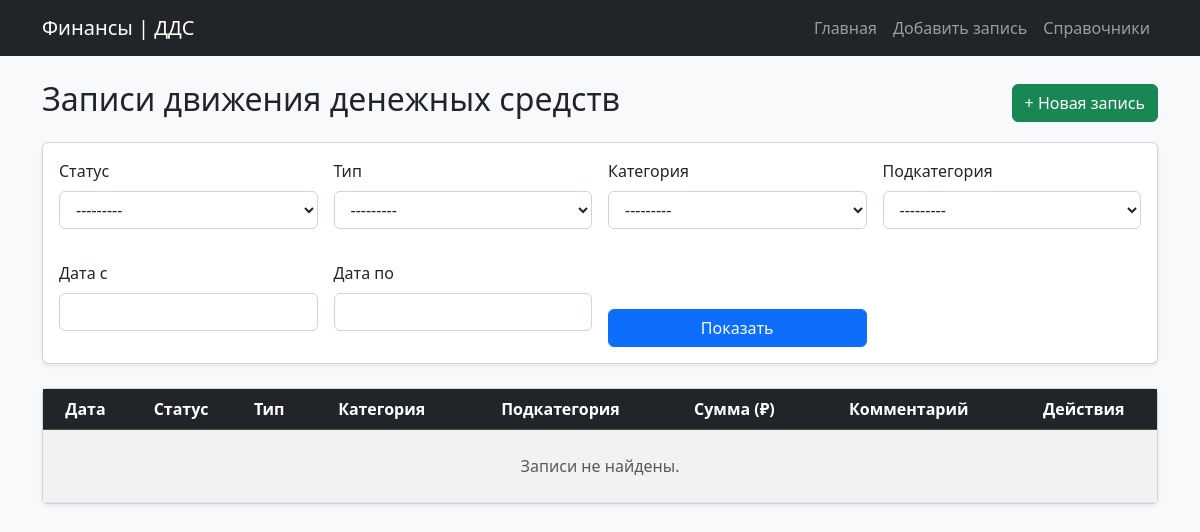
Before: / with the older database file.
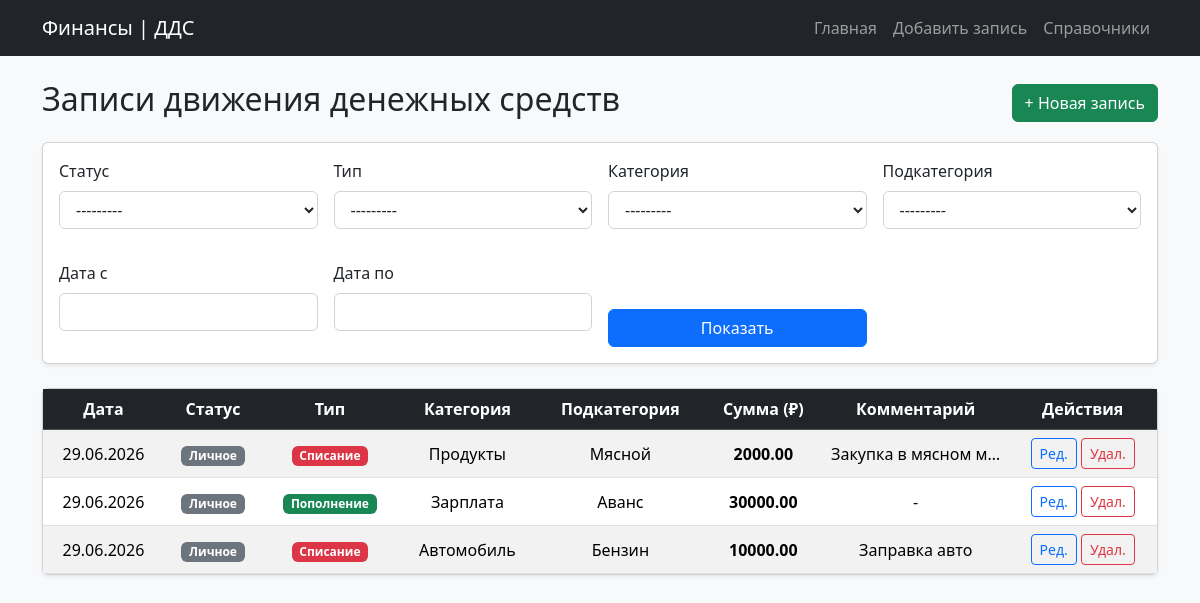
After: the same page with the newer database file.
### tracker/models.py (models this page shows, shortened)
class Transaction(models.Model):
    date = models.DateField(default=timezone.now, verbose_name="Дата")
    status = models.ForeignKey(
        Status,
        on_delete=models.PROTECT,
        related_name="transactions",
        verbose_name="Статус"
    )
    type = models.ForeignKey(
        Type,
        on_delete=models.PROTECT,
        related_name="transactions",
        verbose_name="Тип"
    )
    category = models.ForeignKey(
        Category,
        on_delete=models.PROTECT,
        related_name="transactions",
        verbose_name="Категория"
    )
    subcategory = models.ForeignKey(
        Subcategory,
        on_delete=models.PROTECT,
        related_name="transactions",
        verbose_name="Подкатегория"
    )
    amount = models.DecimalField(max_digits=12, decimal_places=2, verbose_name="Сумма")
    comment = models.TextField(blank=True, verbose_name="Комментарий")
    class Meta:
        verbose_name = "Запись ДДС"
        verbose_name_plural = "Записи ДДС"
        ordering = ['-date', '-id']

class Status(models.Model):
    name = models.CharField(max_length=100, unique=True, verbose_name="Название статуса")
    class Meta:
        verbose_name = "Статус"
        verbose_name_plural = "Статусы"
        ordering = ['name']
    def __str__(self):
        return self.name

class Type(models.Model):
    name = models.CharField(max_length=100, unique=True, verbose_name="Название типа")
    class Meta:
        verbose_name = "Тип"
        verbose_name_plural = "Типы"
        ordering = ['name']
    def __str__(self):
        return self.name

class Category(models.Model):
    name = models.CharField(max_length=150, verbose_name="Название категории")
    type = models.ForeignKey(
        Type,
        on_delete=models.CASCADE,
        related_name="categories",
        verbose_name="Тип операции"
    )
    class Meta:
        verbose_name = "Категория"
        verbose_name_plural = "Категории"
        ordering = ['type__name', 'name']
        unique_together = ('name', 'type')
    def __str__(self):
        return f"{self.name} ({self.type.name})"

class Subcategory(models.Model):
    name = models.CharField(max_length=150, verbose_name="Название подкатегории")
    category = models.ForeignKey(
        Category,
        on_delete=models.CASCADE,
        related_name="subcategories",
        verbose_name="Категория"
    )
    class Meta:
        verbose_name = "Подкатегория"
        verbose_name_plural = "Подкатегории"
        ordering = ['category__name', 'name']
        unique_together = ('name', 'category')
    def __str__(self):
        return f"{self.name} ({self.category.name})"

### tracker/views.py (the view)
# urls.py: path('', views.TransactionListView.as_view(), name='transaction_list'),
class TransactionListView(FilterView):
    model = Transaction
    template_name = 'tracker/transaction_list.html'
    context_object_name = 'transactions'
    filterset_class = TransactionFilter
    paginate_by = 20  # Пагинация (опционально)

### tracker/templates/tracker/transaction_list.html (shortened to what this page needs)
{% extends 'tracker/base.html' %}
{% block content %}
<div class="d-flex justify-content-between align-items-center mb-3">
    <h2>Записи движения денежных средств</h2>
    <a href="{% url 'transaction_create' %}" class="btn btn-success">+ Новая запись</a>
</div>
<div class="card mb-4 shadow-sm">
    <div class="card-body">
        <form method="get" class="row align-items-end g-3">
            {% for field in filter.form %}
            <div class="col-md-3">
                <label class="form-label">{{ field.label }}</label>
                {{ field }}
            </div>
            {% endfor %}
            <div class="col-md-3">
                <button type="submit" class="btn btn-primary w-100">Показать</button>
            </div>
        </form>
    </div>
</div>
<div class="card shadow-sm">
    <div class="table-responsive">
        <table class="table table-hover table-striped mb-0 text-center align-middle">
            <thead class="table-dark">
                <tr>
                    <th>Дата</th>
                    <th>Статус</th>
                    <th>Тип</th>
                    <th>Категория</th>
                    <th>Подкатегория</th>
                    <th>Сумма (₽)</th>
                    <th>Комментарий</th>
                    <th>Действия</th>
                </tr>
            </thead>
            <tbody>
                {% for tx in transactions %}
                <tr>
                    <td>{{ tx.date|date:"d.m.Y" }}</td>
                    <td><span class="badge bg-secondary">{{ tx.status.name }}</span></td>
                    <td>
                        <span class="badge {% if tx.type.name == 'Пополнение' %}bg-success{% else %}bg-danger{% endif %}">
                            {{ tx.type.name }}
                        </span>
                    </td>
                    <td>{{ tx.category.name }}</td>
                    <td>{{ tx.subcategory.name }}</td>
                    <td class="fw-bold">{{ tx.amount }}</td>
                    <td class="text-truncate" style="max-width: 150px;" title="{{ tx.comment }}">{{ tx.comment|default:"-" }}</td>
                    <td>
                        <a href="{% url 'transaction_update' tx.pk %}" class="btn btn-sm btn-outline-primary">Ред.</a>
                        <form method="post" action="{% url 'transaction_delete' tx.pk %}" class="d-inline">
                            <button type="submit" class="btn btn-sm btn-outline-danger" onclick="return confirm('Удалить запись?')">Удал.</button>
                        </form>
                    </td>
                </tr>
                {% empty %}
                <tr>
                    <td colspan="8" class="text-muted py-4">Записи не найдены.</td>
                </tr>
                {% endfor %}
            </tbody>
        </table>
    </div>
</div>
{% endblock %}

### tracker/templates/tracker/base.html (shortened to what this page needs)
<!DOCTYPE html>
<html lang="ru">
<head>
    <link href="https://cdn.jsdelivr.net/npm/bootstrap@5.3.2/dist/css/bootstrap.min.css" rel="stylesheet">
</head>
<body class="bg-light">
<nav class="navbar navbar-expand-lg navbar-dark bg-dark mb-4">
    <div class="container">
        <a class="navbar-brand" href="{% url 'transaction_list' %}">Финансы | ДДС</a>
        <div class="collapse navbar-collapse" id="navbarNav">
            <ul class="navbar-nav ms-auto">
                <li class="nav-item">
                    <a class="nav-link" href="{% url 'transaction_list' %}">Главная</a>
                </li>
                <li class="nav-item">
                    <a class="nav-link" href="{% url 'transaction_create' %}">Добавить запись</a>
                </li>
                <li class="nav-item">
                    <a class="nav-link" href="/admin/" target="_blank">Справочники</a>
                </li>
            </ul>
        </div>
    </div>
</nav>
<div class="container">
    {% block content %}
    {% endblock %}
</div>
</body>
</html>

### tracker/templates/tracker/base.html (style rules this page uses)
input[type="text"], input[type="number"], input[type="date"], select, textarea { display: block; width: 100%; padding: .375rem .75rem; font-size: 1rem; font-weight: 400; line-height: 1.5; color: #212529; background-color: #fff; border: 1px solid #ced4da; border-radius: .375rem; margin-bottom: 1rem; }

Changed rows visible on the page:
added Transaction: date "29.06.2026", status.name "Личное", type.name "Списание", category.name "Продукты", subcategory.name "Мясной", amount "2000.00", comment "Закупка в мясном…"
added Transaction: date "29.06.2026", status.name "Личное", type.name "Пополнение", category.name "Зарплата", subcategory.name "Аванс", amount "30000.00", comment "-"
added Transaction: date "29.06.2026", status.name "Личное", type.name "Списание", category.name "Автомобиль", subcategory.name "Бензин", amount "10000.00", comment "Заправка авто"
Other visible differences:
text no longer shown: "Записи не найдены."
